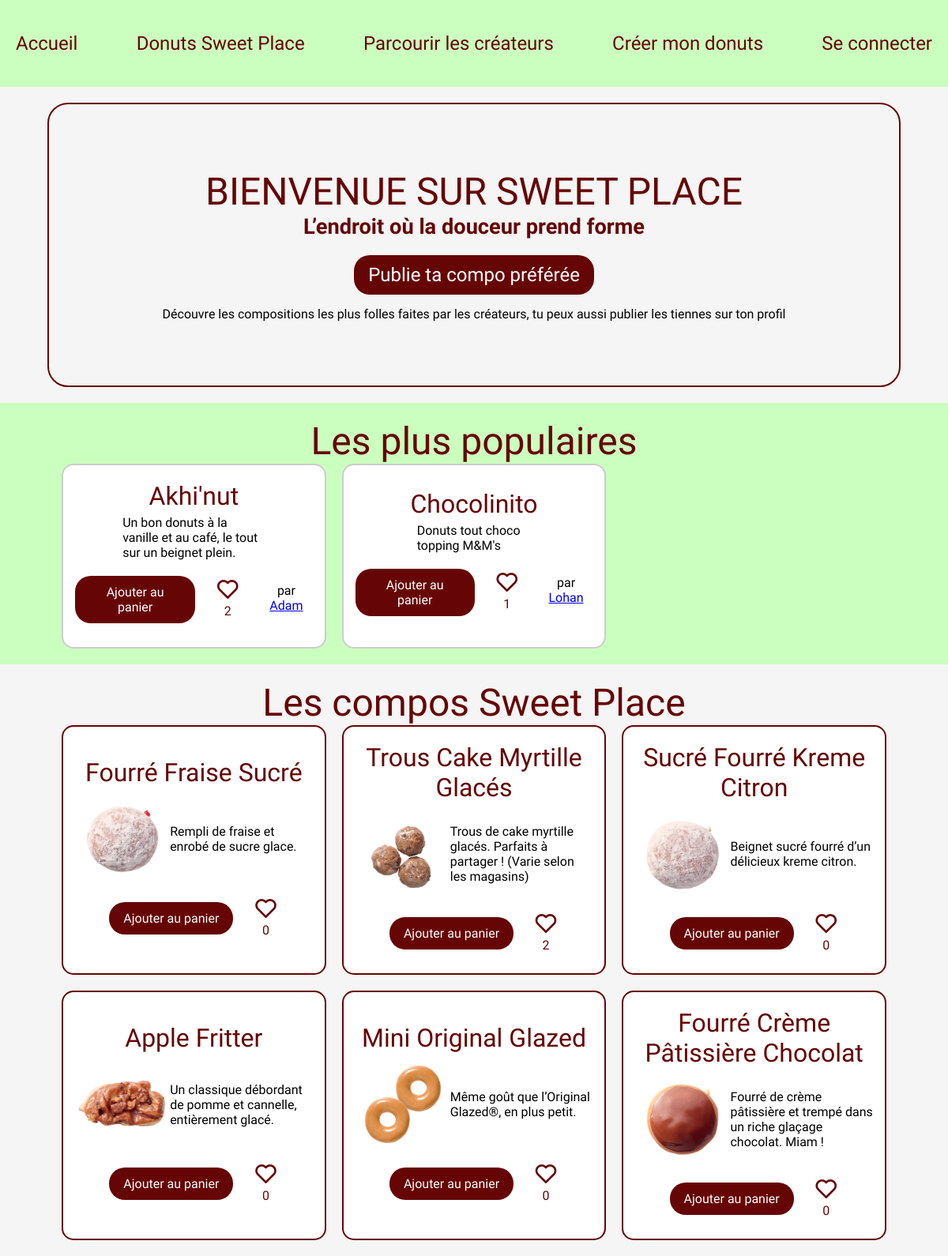
The page / on the database its author committed.
### tables this page shows
CREATE TABLE IF NOT EXISTS `compositions_donuts` (
  `id_composition` int NOT NULL AUTO_INCREMENT,
  `donut_name` varchar(50) NOT NULL,
  `id_beignet` int NOT NULL,
  `id_fourrage` int NOT NULL,
  `id_glacage` int NOT NULL,
  `id_topping` int NOT NULL,
  `id_createur` int NOT NULL,
  `image` text NOT NULL,
  `description` text NOT NULL,
  `type` varchar(20) NOT NULL,
  PRIMARY KEY (`id_composition`),
  KEY `fk_beignet` (`id_beignet`),
  KEY `fk_createur` (`id_createur`),
  KEY `fk_fourrage` (`id_fourrage`),
  KEY `fk_glacage` (`id_glacage`),
  KEY `fk_topping` (`id_topping`)
);

CREATE TABLE IF NOT EXISTS `users` (
  `id_user` int NOT NULL AUTO_INCREMENT,
  `login` varchar(30) NOT NULL,
  `mdp` varchar(90) NOT NULL,
  `photo` text NOT NULL,
  `description` text NOT NULL,
  `admin` int NOT NULL,
  PRIMARY KEY (`id_user`)
);

CREATE TABLE IF NOT EXISTS `nos_donuts` (
  `id_donuts_de_base` int NOT NULL AUTO_INCREMENT,
  `title` varchar(255) DEFAULT NULL,
  `url` varchar(255) DEFAULT NULL,
  `img` varchar(255) DEFAULT NULL,
  `imgAlt` varchar(255) DEFAULT NULL,
  `bannerUrl` varchar(255) DEFAULT NULL,
  `nutritionalFacts` varchar(255) DEFAULT NULL,
  `description` varchar(255) DEFAULT NULL,
  PRIMARY KEY (`id_donuts_de_base`)
);

### index.php (the view, shortened to what this page needs)
<?php
require 'config.php';
$userId = isset($_SESSION['id']) ? (int)$_SESSION['id'] : 0;
$sql_compo = "
    SELECT c.id_composition,
           c.donut_name,
           c.image,
           c.description,
           u.id_user AS creator_id,
           u.login AS creator_name,
           COALESCE(l.likes, 0) AS likes,
           EXISTS(
             SELECT 1 FROM fk_like f WHERE f.id_compositions_donuts = c.id_composition AND f.id_users = :userId
           ) AS already_liked
    FROM compositions_donuts c
    JOIN users u ON c.id_createur = u.id_user
    LEFT JOIN (
        SELECT id_compositions_donuts, COUNT(*) AS likes
        FROM fk_like
        GROUP BY id_compositions_donuts
    ) l ON l.id_compositions_donuts = c.id_composition
    ORDER BY likes DESC, c.id_composition DESC
    LIMIT 6
";
$stmt = $pdo->prepare($sql_compo);
$stmt->execute([':userId' => $userId]);
$popularCompositions = $stmt->fetchAll(PDO::FETCH_ASSOC);
$sql_base = "
    SELECT d.id_donuts_de_base,
           d.title,
           d.img,
           d.imgAlt,
           d.description,
           d.url,
           COALESCE(lb.likes, 0) AS likes,
           EXISTS(
             SELECT 1 FROM fk_like_base fb WHERE fb.id_donuts_de_base = d.id_donuts_de_base AND fb.id_users = :userId
           ) AS already_liked
    FROM nos_donuts d
    LEFT JOIN (
        SELECT id_donuts_de_base, COUNT(*) AS likes
        FROM fk_like_base
        GROUP BY id_donuts_de_base
    ) lb ON lb.id_donuts_de_base = d.id_donuts_de_base
    ORDER BY RAND()
    LIMIT 6
";
$stmt2 = $pdo->prepare($sql_base);
$stmt2->execute([':userId' => $userId]);
$donuts = $stmt2->fetchAll(PDO::FETCH_ASSOC);
?>
<!DOCTYPE html>
<html lang="fr">
<head>
    <?php include 'css/links.php'; ?>
</head>
<?php include 'header/header.php'; ?>
<body>
<div class="welcome">
    <div class="content">
        <h1>BIENVENUE SUR SWEET PLACE</h1>
        <p class='slogan'>L’endroit où la douceur prend forme</p>
        <a href="creersondonuts.php" class="btncta">Publie ta compo préférée</a>
        <p class="phrase_accroche">Découvre les compositions les plus folles faites par les créateurs, tu peux aussi
            publier les tiennes sur ton profil </p>
    </div>
</div>
<div class="tendances">
    <h2>Les plus populaires</h2>
    <div class="cards-container">
        <?php if (!empty($popularCompositions)): ?>
            <?php foreach ($popularCompositions as $comp): ?>
                <?php
                    $compId = (int)($comp['id_composition'] ?? 0);
                    $likes = isset($comp['likes']) ? (int)$comp['likes'] : 0;
                    $already = !empty($comp['already_liked']) ? 1 : 0;
                ?>
                <div class="card">
                    <h3><?= htmlspecialchars($comp['donut_name'] ?? 'Sans titre') ?></h3>
                    <div class="content">
                        <?php if (!empty($comp['description'])): ?>
                            <p class="compo"><?= nl2br(htmlspecialchars($comp['description'])) ?></p>
                        <?php endif; ?>
                    </div>
                    <div class="interaction">
                        <a href="addpanier.php?id=<?= $compId ?>" class="btn">Ajouter au panier</a>
                        <div class="like">
                            <i class="btnlike bx <?= $already ? 'bxs-heart' : 'bx-heart' ?>"
                               data-id="<?= $compId ?>"
                               data-source="composition"
                               data-liked="<?= $already ? '1' : '0' ?>"></i>
                            <p class="nb_like"><?= $likes ?></p>
                        </div>
                        <p class="creator">par <a class="creator" href="profil.php?id=<?= (int)($comp['creator_id'] ?? 0) ?>">
                            <?= htmlspecialchars($comp['creator_name'] ?? 'Anonyme') ?></a></p>
                    </div>
                </div>
            <?php endforeach; ?>
        <?php else: ?>
            <p>Aucune composition populaire pour le moment.</p>
        <?php endif; ?>
    </div>
</div>
<div class="tendances nosdonuts">
    <h2>Les compos Sweet Place</h2>
    <div class="cards-container">
        <?php foreach ($donuts as $donut): ?>
            <?php
                $baseId = (int)($donut['id_donuts_de_base'] ?? 0);
                $likes_base = isset($donut['likes']) ? (int)$donut['likes'] : 0;
                $already_base = !empty($donut['already_liked']) ? 1 : 0;
            ?>
            <div class="card">
                <h3><?= htmlspecialchars($donut['title'] ?? 'Sans titre') ?></h3>
                <div class="content">
                    <?php if (!empty($donut['img'])): ?>
                        <img src="<?= htmlspecialchars($donut['img']) ?>" alt="<?= htmlspecialchars($donut['imgAlt'] ?? '') ?>">
                    <?php endif; ?>
                    <?php if (!empty($donut['description'])): ?>
                        <p class="compo"><?= nl2br(htmlspecialchars($donut['description'])) ?></p>
                    <?php endif; ?>
                </div>
                <div class="interaction">
                    <a href="<?= htmlspecialchars($donut['url'] ?? '#') ?>" class="btn">Ajouter au panier</a>
                    <div class="like">
                        <i class="btnlike bx <?= $already_base ? 'bxs-heart' : 'bx-heart' ?>"
                           data-id="<?= $baseId ?>"
                           data-source="base"
                           data-liked="<?= $already_base ? '1' : '0' ?>"></i>
                        <p class="nb_like"><?= $likes_base ?></p>
                    </div>
                </div>
            </div>
        <?php endforeach; ?>
    </div>
</div>
</body>
</html>

### css/styles.css (style rules this page uses)
:root { --mainfont : "Modak", system-ui; --textfont :"Mada", sans-serif; --maincolor : #CBFFBF; --textcolor : #660505; }
*, *::after, *::before { box-sizing: border-box; }
body { margin: 0; padding: 0; background-color: var(--maincolor); font-family: var(--textfont); }
h1,h2 { font-family: var(--mainfont); color: var(--textcolor); font-weight: 400; margin: 0; font-size: 3rem; }
p { margin: 0; }
.welcome { width: 100%; height: 400px ; display: flex; justify-content: center; align-items: center; background-color: whitesmoke; }
.welcome .content { display: flex; flex-direction: column; align-items: center; justify-content: center; font-family: var(--textfont); width: 90%; height: 90%; border: 2px solid var(--textcolor); border-radius: 26px ; color: var(--textcolor); }
.slogan { font-size: 1.7rem; font-weight: 600; text-align: center; }
.btncta { text-decoration: none; color: white; background-color: var(--textcolor); font-family: var(--mainfont); font-size: 1.5rem; padding: 8px 15px; border: 3px solid transparent; border-radius: 20px; margin-top: 20px; transition: 0.2s ease; margin-bottom: 15px; }
.welcome .phrase_accroche { color: black; font-size: 1rem; }
.tendances { padding: 20px; display: flex; flex-direction: column; }
h2 { margin: auto; }
h3 { font-family: var(--mainfont); font-weight: 400; color: var(--textcolor); font-size: 2rem; margin: 5px; }
.cards-container { display: grid; grid-template-columns: repeat(3, 1fr); gap: 20px; width: 90%; margin: 0 auto; }
.nosdonuts { background-color: whitesmoke; }
.nosdonuts .card { border-color: #660505; }
.card { background-color: white; border: 2px solid #ccc; border-radius: 15px; padding: 15px; text-align: center; display: flex; flex-direction: column; align-items: center; justify-content: center; transition: 0.2s ease; }
.card .content, .card .interaction { display: flex; justify-content: center; align-items: center; }
.interaction { gap: 25px; }
i { font-size: 2rem; color: var(--textcolor); }
.nb_like { color: var(--textcolor); }
.content img { width: 120px; }
.card .content p { width: 60%; text-align: left; }
.btn { text-decoration: none; color: white; background-color: var(--textcolor); font-size: 1rem; padding: 8px 15px; border: 3px solid transparent; border-radius: 20px; margin-top: 20px; transition: 0.2s ease; margin-bottom: 15px; }

### css/header.css (style rules this page uses)
:root { --mainfont : "Modak", system-ui; --textfont :"Mada", sans-serif; --maincolor : #CBFFBF; --textcolor : #660505; }

### rows shown on the page
compositions_donuts: donut_name "Akhi'nut", description "Un bon donuts à la vanille et au café, le tout sur un beignet plein.", likes "2", id_createur.login "Adam"
compositions_donuts: donut_name "Chocolinito", description "Donuts tout choco topping M&M's", likes "1", id_createur.login "Lohan"
nos_donuts: title "Fourré Fraise Sucré", img (picture), description "Rempli de fraise et enrobé de sucre glace.", likes_base "0"
nos_donuts: title "Trous Cake Myrtille Glacés", img (picture), description "Trous de cake myrtille glacés. Parfaits à partager ! (Varie selon les magasins)", likes_base "2"
nos_donuts: title "Sucré Fourré Kreme Citron", img (picture), description "Beignet sucré fourré d’un délicieux kreme citron.", likes_base "0"
nos_donuts: title "Apple Fritter", img (picture), description "Un classique débordant de pomme et cannelle, entièrement glacé.", likes_base "0"
nos_donuts: title "Mini Original Glazed", img (picture), description "Même goût que l’Original Glazed®, en plus petit.", likes_base "0"
nos_donuts: title "Fourré Crème Pâtissière Chocolat", img (picture), description "Fourré de crème pâtissière et trempé dans un riche glaçage chocolat. Miam !", likes_base "0"
